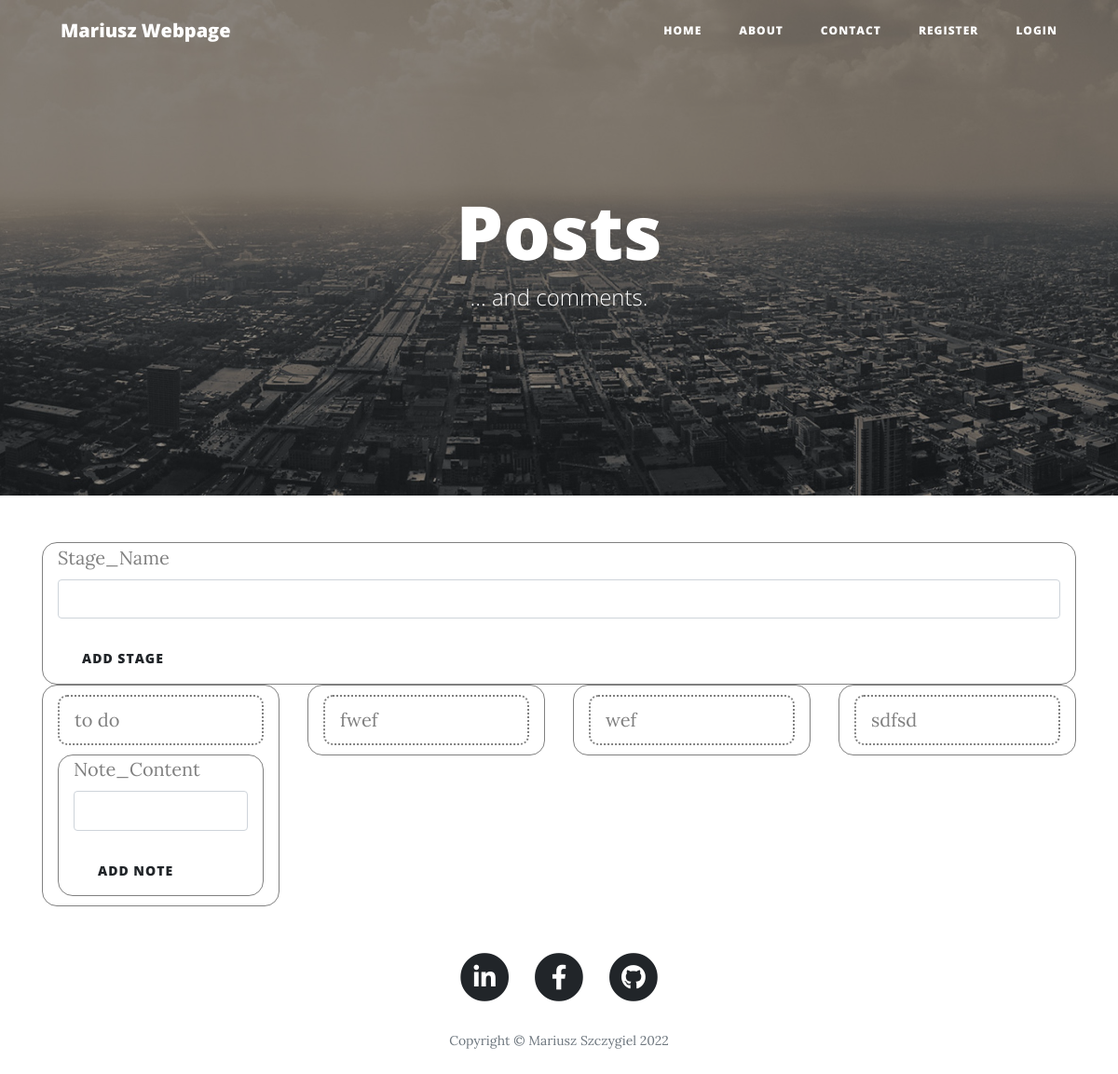
The app's page /kanban_table/1 (signed in), older data.
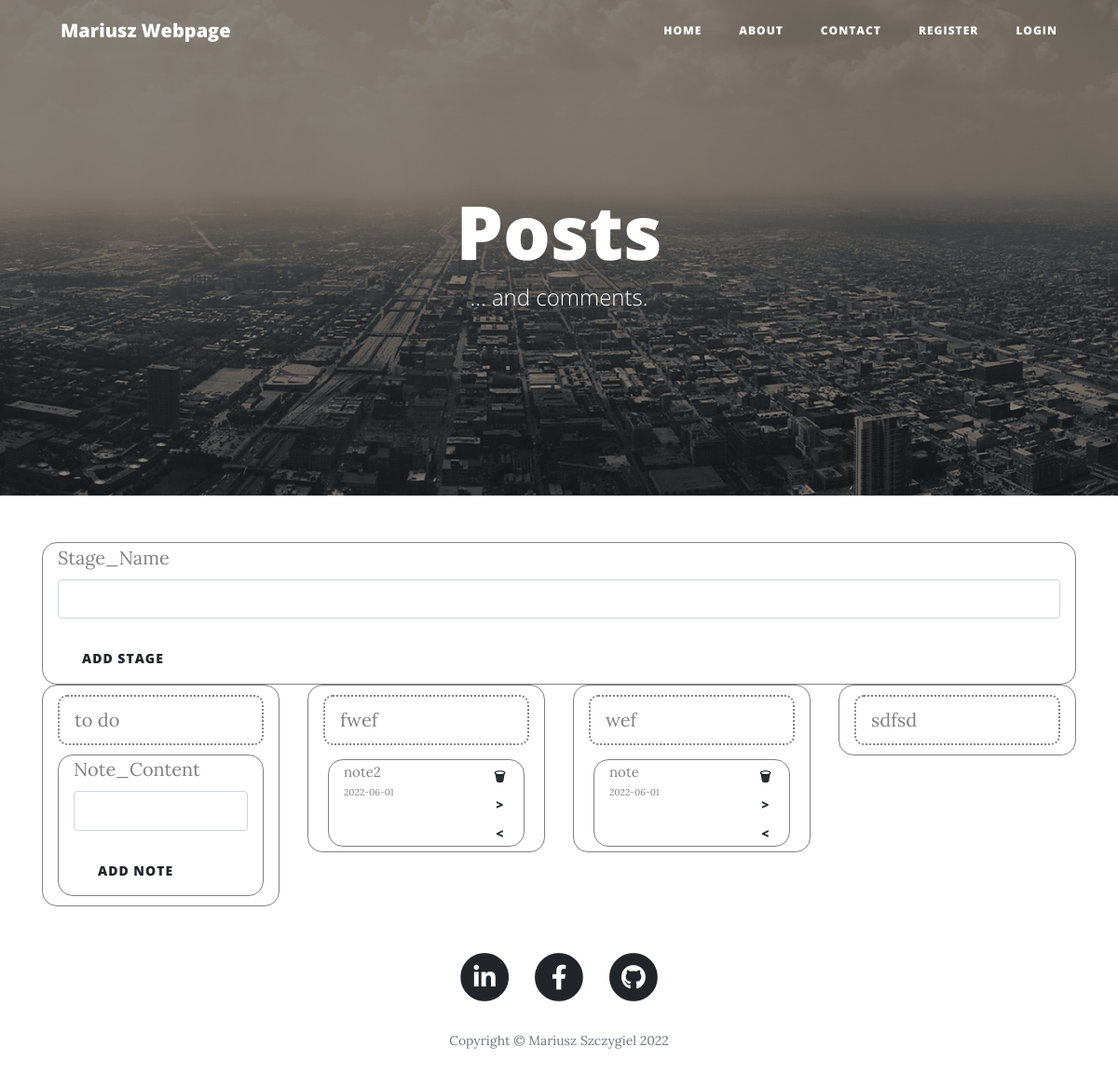
The same page, newer data.
### main.py (models this page shows, shortened)
class Stage(db.Model):
    __tablename__ = "kanban_stage"
    id = db.Column(db.Integer, primary_key=True)
    notes = db.relationship("Note", backref="stage")
    name = db.Column(db.String(30), nullable=False)
    inside_kanban_table = db.Column(db.Integer, db.ForeignKey('kanban_table.id'))

class Note(db.Model):
    __tablename__ = "kanban_note"
    id = db.Column(db.Integer, primary_key=True)
    content = db.Column(db.String(100), nullable=False)
    stage_name = db.Column(db.String(30), db.ForeignKey('kanban_stage.name'))
    user_id = db.Column(db.Integer, db.ForeignKey('users.id'))
    date = db.Column(db.String, default=PSTNow)
    kanban_table = db.Column(db.Integer, db.ForeignKey('kanban_table.id'))

### main.py (the view, shortened to what this page needs)
@app.route("/kanban_table/<int:id>", methods=["GET", "POST"])
@login_required
def kanban_table(id):
    note_form = NoteForm()
    stage_form = KanbanStageForm()
    exist_stages = Stage.query.filter_by(inside_kanban_table=id).all()
    notes = Note.query.filter_by(kanban_table=id)
    if stage_form.validate_on_submit():
        new_stage = Stage(name = stage_form.stage_name.data,
                          inside_kanban_table = id)
        db.session.add(new_stage)
        db.session.commit()
        return redirect(url_for('kanban_table', id=id))
    return render_template("kanban_table.html", note_form=note_form, stage_form=stage_form, stages=exist_stages,
                           notes=notes)

### main.py
class NoteForm(FlaskForm):
    note_content = StringField("Note_Content", validators=[DataRequired()])
    submit = SubmitField("Add Note")

class KanbanStageForm(FlaskForm):
    stage_name = StringField("Stage_Name", validators=[DataRequired()])
    submit = SubmitField("Add stage")

### main.py (called while the page is built)
@login_manager.user_loader
def load_user(user_id):
    return User.query.get(int(user_id))

### templates/kanban_table.html (shortened to what this page needs)
{% include "header.html" %}
{% import "bootstrap/wtf.html" as wtf %}
  <header class="masthead" style="background-image: url({{ url_for('static', filename='img/city.jpg')}})">
    <div class="overlay"></div>
    <div class="container">
      <div class="row">
        <div class="col-lg-8 col-md-10 mx-auto">
          <div class="site-heading">
            <h1>Posts</h1>
            <span class="subheading">... and comments.</span>
          </div>
        </div>
      </div>
    </div>
  </header>
  <div class="container">
    <div style="color:grey; border:1px solid; border-radius:16px; padding:0.01em 16px;">
         {{ wtf.quick_form(stage_form) }}
    </div>
      <div>
          <div class="row">
          {% for stage in stages %}
            <div class="col-sm">
          <div style="color:grey; border:1px solid; border-radius:16px; padding:0.01em 16px;">
              <div style="color:grey; border:2px dotted; border-radius:10px;margin-top: 10px;margin-bottom: 10px; padding:0.01em 16px;">
              <p style="margin-top: 10px; margin-bottom: 10px;">{{stage.name}}</p>
              </div>
              {% for note in notes if note.stage_name == stage.name %}
              <div style="padding:5px">
              <div style="color:grey; border:1px solid; border-radius:16px; padding:0.01em 16px;">
                  <div class="row">
                   <div class="col-sm" style="min-width: 70%;">
                     <p style="font-size: 15px;margin-top: 2px; margin-bottom: 2px;">{{note.content}}</p>
                     <p style="font-size: 10px;margin-top: 2px; margin-bottom: 2px;">{{note.date[:10]}}</p>
                    </div>
                    <div class="col-sm">
                        <a href="{{url_for('delete_note', id=note.id, id_table=note.kanban_table)}}" class="btn btn-default" style="width: 44px;margin:1px; padding:1px;" >🗑</a>
                        <a href="{{url_for('move_note',id=note.id, stage=stages[stages.index(stage)+1].name, id_table=note.kanban_table)}}" class="btn btn-default" style="width: 44px;margin:1px; padding:1px;" > > </a>
                        <a href="{{url_for('move_note',id=note.id, stage=stages[stages.index(stage)-1].name, id_table=note.kanban_table)}}" class="btn btn-default" style="width: 44px;margin:1px; padding:1px;" > < </a>
                    </div>
                      </div>
              </div>
              </div>
              {% endfor %}
              {% if stages.index(stage)==0 %}
              <div style="color:grey; border:1px solid; border-radius:16px; padding:0.01em 16px;margin-top: 10px;margin-bottom: 10px;">
                 {{ wtf.quick_form(note_form) }}
              </div>
              {% endif %}
            </div>
            </div>
         {% endfor %}
          </div>
     </div>
    </div>
{% include "footer.html" %}

### templates/header.html (shortened to what this page needs)
<!DOCTYPE html>
<html lang="en">
<head>
  <link href="{{ url_for('static', filename='vendor/bootstrap/css/bootstrap.min.css') }}" rel="stylesheet">
  <link href="{{ url_for('static', filename='vendor/fontawesome-free/css/all.min.css')}}" rel="stylesheet" type="text/css">
  <link href="{{ url_for('static', filename='css/clean-blog.min.css')}}" rel="stylesheet">
</head>
<body>
  <nav class="navbar navbar-expand-lg navbar-light fixed-top" id="mainNav">
    <div class="container">
      <a class="navbar-brand" href="/">Mariusz Webpage</a>
      <div class="collapse navbar-collapse" id="navbarResponsive">
        <ul class="navbar-nav ml-auto">
          <li class="nav-item">
            <a class="nav-link" href="/">Home</a>
          </li>
          <li class="nav-item">
            <a class="nav-link" href="/about">About</a>
          </li>
          <li class="nav-item">
            <a class="nav-link" href="/contact">Contact</a>
          </li>
          {% if not logged_in %}
          <li class="nav-item">
            <a class="nav-link" href="/register">Register</a>
          </li>
          <li class="nav-item">
            <a class="nav-link" href="/login">Login</a>
          </li>
          {% endif %}
        </ul>
      </div>
    </div>
  </nav>

### templates/footer.html (shortened to what this page needs)
  <footer>
    <div class="container">
      <div class="row">
        <div class="col-lg-8 col-md-10 mx-auto">
          <ul class="list-inline text-center">
            <li class="list-inline-item">
              <a href="www.linkedin.com/in/szczygiel">
                <span class="fa-stack fa-lg">
                  <i class="fas fa-circle fa-stack-2x"></i>
                  <i class="fab fa-linkedin-in fa-stack-1x fa-inverse"></i>
                </span>
              </a>
            </li>
            <li class="list-inline-item">
              <a href="https://www.facebook.com/Mariusz.szczygiel91/">
                <span class="fa-stack fa-lg">
                  <i class="fas fa-circle fa-stack-2x"></i>
                  <i class="fab fa-facebook-f fa-stack-1x fa-inverse"></i>
                </span>
              </a>
            </li>
            <li class="list-inline-item">
              <a href="www.github.com/M4rkopolo">
                <span class="fa-stack fa-lg">
                  <i class="fas fa-circle fa-stack-2x"></i>
                  <i class="fab fa-github fa-stack-1x fa-inverse"></i>
                </span>
              </a>
            </li>
          </ul>
          <p class="copyright text-muted">Copyright &copy; Mariusz Szczygiel 2022</p>
        </div>
      </div>
    </div>
  </footer>
</body>
</html>

Row changes from the older to the newer data that the page shows:
added Note: content "note2", date "2022-06-01", shown under Stage "fwef"
added Note: content "note", date "2022-06-01", shown under Stage "wef"
